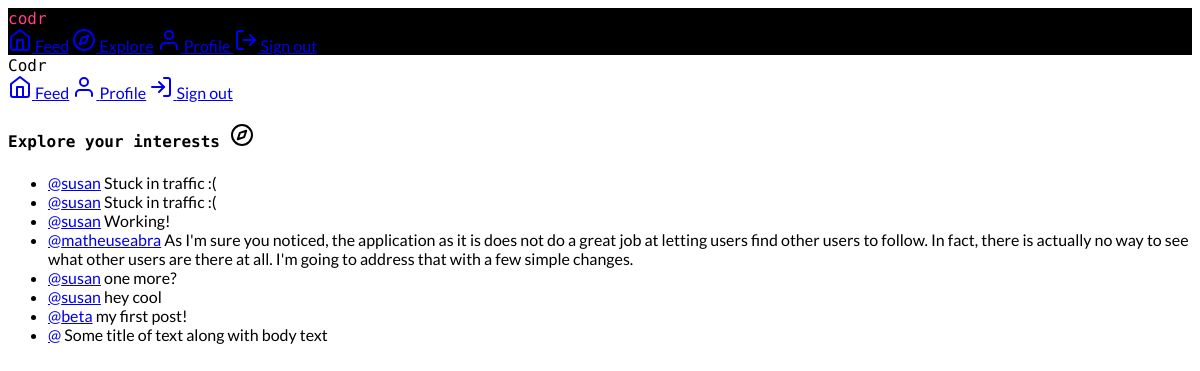
Page /explore (signed in) on the committed database.
### app/models.py (models this page shows, shortened)
class Post(db.Model):
    id = db.Column(db.Integer, primary_key=True)
    body = db.Column(db.String(140))
    timestamp = db.Column(db.DateTime, index=True, default=datetime.utcnow)
    user_id = db.Column(db.Integer, db.ForeignKey("user.id"))

class User(UserMixin, db.Model):
    id = db.Column(db.Integer, primary_key=True)
    username = db.Column(db.String(64), index=True, unique=True)
    email = db.Column(db.String(120), index=True, unique=True)
    password_hash = db.Column(db.String(128))
    bio = db.Column(db.String(148), default="")
    active = db.Column(db.Boolean, default=False)
    last_seen = db.Column(db.DateTime, default=datetime.utcnow)
    posts = db.relationship("Post", backref="author", lazy="dynamic")
    followed = db.relationship(
        "User",
        secondary=followers,
        primaryjoin=(followers.c.follower_id == id),
        secondaryjoin=(followers.c.followed_id == id),
        backref=db.backref("followers", lazy="dynamic"),
        lazy="dynamic",
    )
    @login.user_loader
    def load_user(id):
        return User.query.get(int(id))

### app/routes.py (the view)
@app.route("/explore", methods=["GET"])
@login_required
def explore():
    page = request.args.get("page", 1, type=int)
    posts = Post.query.order_by(Post.timestamp.desc()).paginate(
        page, app.config["PAGINATION_LIMIT"], False
    )
    next_url = url_for("explore", page=posts.next_num) if posts.has_next else None
    prev_url = url_for("explore", page=posts.prev_num) if posts.has_prev else None
    return render_template(
        "explore.html",
        title="Explore",
        posts=posts.items,
        next_url=next_url,
        prev_url=prev_url,
    )

### app/routes.py (called while the page is built)
@app.before_request
def before_request():
    if current_user.is_authenticated:
        current_user.last_seen = datetime.utcnow()
        db.session.commit()

### app/templates/explore.html (shortened to what this page needs)
{% extends "base.html" %}
{% block content %}
<h4>Explore your interests <i data-feather="compass"></i></h4>
<ul class="demo-list-three mdl-list">
    {% for post in posts %}
    {% include '_post.html' %}
    {% endfor %}
</ul>
{% endblock %}

### app/templates/_post.html
<li class="mdl-list__item mdl-list__item--three-line">
  <span class="mdl-list__item-primary-content">
    <a href="{{ url_for('user', username=post.author.username) }}">@{{ post.author.username }}</a>
    <span class="mdl-list__item-text-body">
      {{ post.body }}
    </span>
  </span>
</li>

### app/templates/base.html (style rules this page uses)
body { font-family: 'Lato', sans-serif; }
h1, h2, h3, h4, .mdl-layout-title { font-family: 'Source Code Pro', monospace; }

### rows in the picture
Post: author.username "susan", body "Stuck in traffic :("
Post: author.username "susan", body "Stuck in traffic :("
Post: author.username "susan", body "Working!"
Post: author.username "matheuseabra", body "As I'm sure you noticed, the application as it is does not do a great job at letting users find other users to follow. In fact, there is actually no way to see what other users are there at all. I'm going to address that with a few simple changes."
Post: author.username "susan", body "one more?"
Post: author.username "susan", body "hey cool"
Post: author.username "beta", body "my first post!"
Post: body "Some title of text along with body text"
